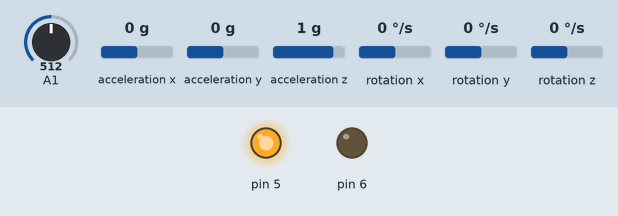
This sketch was run on a simulated Arduino Uno, built for the host (arithmetic inside an expression is 32-bit, double 64-bit). Shown: output pins drawn as LEDs (lit = HIGH). Inputs (shaded band) come from the test bench; at power-on: A1 = 512, acceleration x 0 g, acceleration y 0 g, acceleration z 1 g, rotation x 0 °/s, rotation y 0 °/s, rotation z 0 °/s. Storage starts empty.

Above: at 4.2 s.
4.3 s: A1 set to 486
At 5.5 s:
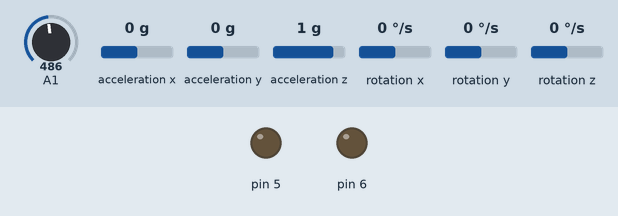
5.8 s: A1 set to 510
At 7.0 s:
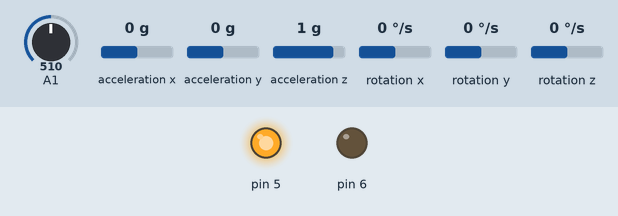
7.3 s: A1 set to 490
At 8.0 s:
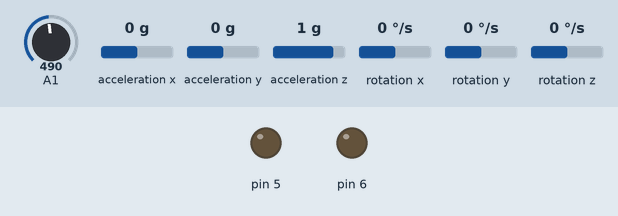
Timing chart, 0 to 10.3 s (numbered marks = the images above; inputs shaded):
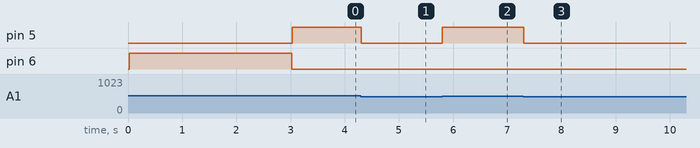

Measured:
- the behaviour switches between 501 and 500 on A1 (found by bisection; images 0 and 1)
- after the input at 4.3 s, pin 5: HIGH → LOW at once
- after the input at 5.8 s, pin 5: LOW → HIGH at once
- after the input at 7.3 s, pin 5: HIGH → LOW at once

The sketch:

GetAllData.ino
```cpp
#include <MPU6050_tockn.h>
#include <Wire.h>
#include <SPI.h>
#include <SD.h>

MPU6050 mpu6050(Wire);

long timer = 0;
String data;
void setup() {
  Serial.begin(9600);
  pinMode(5, OUTPUT);
  pinMode(6, OUTPUT);
  SD.begin(4);
  Wire.begin();
  mpu6050.begin();
  digitalWrite(6, HIGH);
  mpu6050.calcGyroOffsets(true);
  digitalWrite(6, LOW);
  File dataFile = SD.open("data.csv", FILE_WRITE);
  dataFile.println("ACCX;ACCY;ACCZ;GYROX;GYROY;GYROZ;ANGLX;ANGLY;ANGLZ");
  dataFile.close();
}

void loop() {
  mpu6050.update(); //complementary filter
  int valPotenziometro = analogRead(1);
  if(valPotenziometro > 500) {
    digitalWrite(5, HIGH);
    File dataFile = SD.open("data.csv", FILE_WRITE);
    dataFile.seek(EOF);

    if(millis() - timer > 10){
      dataFile.print(mpu6050.getAccX());
      dataFile.print(";");
      dataFile.print(mpu6050.getAccY());
      dataFile.print(";");
      dataFile.print(mpu6050.getAccZ());
      dataFile.print(";");
      dataFile.print(mpu6050.getGyroX());
      dataFile.print(";");
      dataFile.print(mpu6050.getGyroY());
      dataFile.print(";");
      dataFile.print(mpu6050.getGyroZ());
      dataFile.print(";");
      dataFile.print(mpu6050.getAngleX());
      dataFile.print(";");
      dataFile.print(mpu6050.getAngleY());
      dataFile.print(";");
      dataFile.println(mpu6050.getAngleZ());
      timer = millis();

    }

    dataFile.close();
  }
  else {
    digitalWrite(5, LOW);
  }
}
```
